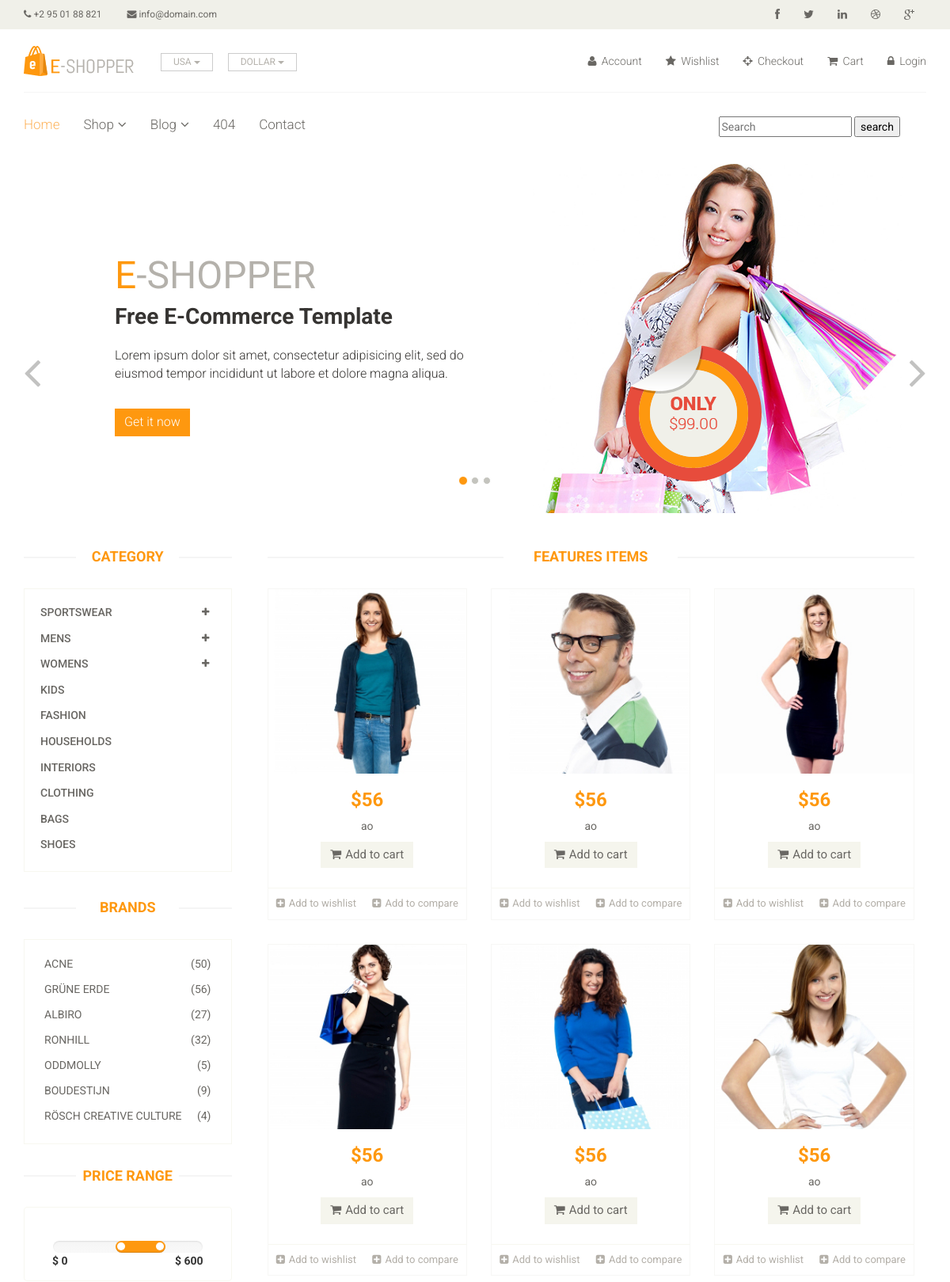
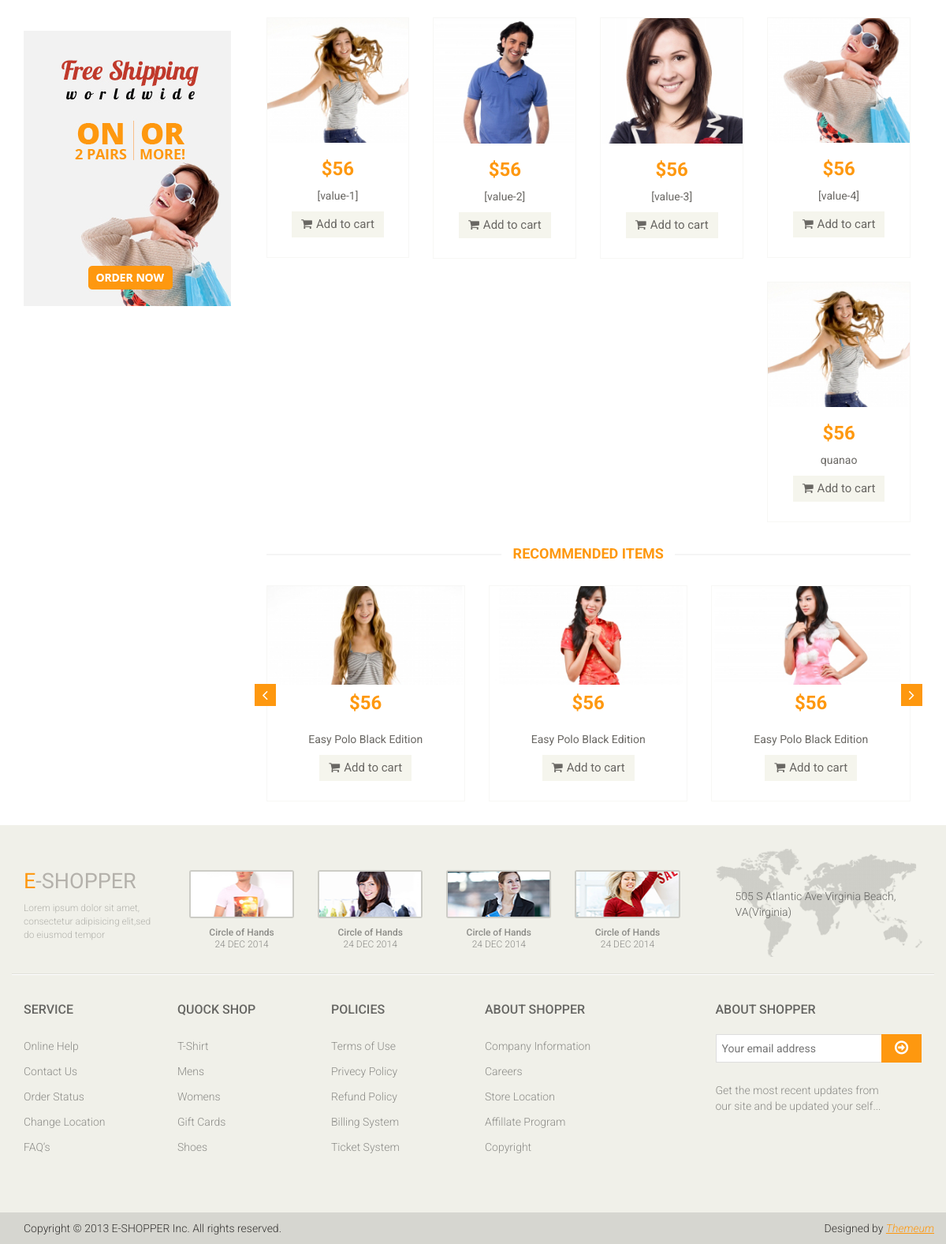
The app's page /user/index.php with its own data (2 pictures, top to bottom).
### tables this page shows
CREATE TABLE `product` (
  `id` int(11) NOT NULL,
  `catalog_id` int(11) DEFAULT NULL,
  `name` varchar(50) DEFAULT NULL,
  `price` decimal(15,0) DEFAULT NULL,
  `amount` int(11) DEFAULT NULL,
  `img_link` varchar(50) DEFAULT NULL,
  `content` text DEFAULT NULL
);

CREATE TABLE `product_2` (
  `id` int(11) DEFAULT NULL,
  `catalog_id` int(11) DEFAULT NULL,
  `name` varchar(50) DEFAULT NULL,
  `price` decimal(15,0) DEFAULT NULL,
  `img_link` varchar(50) DEFAULT NULL
);

### user/view/V_trangchu.php (the view, shortened to what the rows shown need)
<!DOCTYPE html>
<html lang="en">
<head>
    <link href="public/fronend/css/bootstrap.min.css" rel="stylesheet">
    <link href="public/fronend/css/font-awesome.min.css" rel="stylesheet">
    <link href="public/fronend/css/prettyPhoto.css" rel="stylesheet">
    <link href="public/fronend/css/price-range.css" rel="stylesheet">
    <link href="public/fronend/css/animate.css" rel="stylesheet">
	<link href="public/fronend/css/main.css" rel="stylesheet">
	<link href="public/fronend/css/responsive.css" rel="stylesheet">
</head>
<body>
	<section id="slider">
		<div class="container">
			<div class="row">
				<div class="col-sm-12">
					<div id="slider-carousel" class="carousel slide" data-ride="carousel">
						<div class="carousel-inner">
							<div class="item active">
								<div class="col-sm-6">
									<h1><span>E</span>-SHOPPER</h1>
									<h2>Free E-Commerce Template</h2>
								</div>
							</div>
						</div>
					</div>
				</div>
			</div>
		</div>
	</section>
	<section>
		<div class="container">
			<div class="row">
				<div class="col-sm-3">
					<div class="left-sidebar">
						<h2>Category</h2>
						<div class="brands_products">
							<h2>Brands</h2>
						</div>
						<div class="price-range">
							<h2>Price Range</h2>
						</div>
					</div>
				</div>
				<div class="col-sm-9 padding-right">
<div class="features_items">
						<h2 class="title text-center">Features Items</h2>
						<?php	foreach ($product as $key => $value) {?>
						<div class="col-sm-4">
							<div class="product-image-wrapper">
								<div class="single-products">
										<div class="productinfo text-center">
											<img src="<?php echo $value['img_link']; ?>" alt="" />
											<h2>$56</h2>
											<p><?php echo $value['name']; ?></p>
											<a href="?controller=add_cart&id=<?php echo $value['id'] ?>" class="btn btn-default add-to-cart"><i class="fa fa-shopping-cart"></i>Add to cart</a>
										</div>
								</div>
								<div class="choose">
									<ul class="nav nav-pills nav-justified">
										<li><a href="#"><i class="fa fa-plus-square"></i>Add to wishlist</a></li>
										<li><a href="#"><i class="fa fa-plus-square"></i>Add to compare</a></li>
									</ul>
								</div>
							</div>
						</div>
						<?php  } ?>
	</div>
  <div class="category-tab">
						<?php foreach ($product_2 as $key => $value) {?>
						<div class="//tab-content">
							<div class="tab-pane fade active in"  >
								<div class="col-sm-3">
									<div class="product-image-wrapper">
										<div class="single-products">
											<div class="productinfo text-center">
												<a href="?controller=chitiet&id=<?php echo $value['id'] ?>"><img src="<?php echo $value['img_link']; ?>" alt="" /></a>
												<h2>$56</h2>
												<p><?php echo $value['name']; ?> </p>
												<a href="?controller=add_cart&id=<?php echo $value['id'] ?>" class="btn btn-default add-to-cart"><i class="fa fa-shopping-cart"></i>Add to cart</a>
											</div>
										</div>
									</div>
								</div>
								</div>
							</div>
					<?php	} ?>
					</div>
                    <div class="recommended_items">
						<h2 class="title text-center">recommended items</h2>
						<div id="recommended-item-carousel" class="carousel slide" data-ride="carousel">
							<div class="carousel-inner">
								<div class="item active">
									<div class="col-sm-4">
										<div class="product-image-wrapper">
											<div class="single-products">
												<div class="productinfo text-center">
													<h2>$56</h2>
												</div>
											</div>
										</div>
									</div>
									<div class="col-sm-4">
										<div class="product-image-wrapper">
											<div class="single-products">
												<div class="productinfo text-center">
													<h2>$56</h2>
												</div>
											</div>
										</div>
									</div>
									<div class="col-sm-4">
										<div class="product-image-wrapper">
											<div class="single-products">
												<div class="productinfo text-center">
													<h2>$56</h2>
												</div>
											</div>
										</div>
									</div>
								</div>
							</div>
						</div>
					</div>
				</div>
			</div>
		</div>
	</section>
	<footer id="footer">
		<div class="footer-top">
			<div class="container">
				<div class="row">
					<div class="col-sm-2">
						<div class="companyinfo">
							<h2><span>e</span>-shopper</h2>
						</div>
					</div>
					<div class="col-sm-7">
						<div class="col-sm-3">
							<div class="video-gallery text-center">
								<h2>24 DEC 2014</h2>
							</div>
						</div>
						<div class="col-sm-3">
							<div class="video-gallery text-center">
								<h2>24 DEC 2014</h2>
							</div>
						</div>
						<div class="col-sm-3">
							<div class="video-gallery text-center">
								<h2>24 DEC 2014</h2>
							</div>
						</div>
						<div class="col-sm-3">
							<div class="video-gallery text-center">
								<h2>24 DEC 2014</h2>
							</div>
						</div>
					</div>
				</div>
			</div>
		</div>
		<div class="footer-widget">
			<div class="container">
				<div class="row">
					<div class="col-sm-2">
						<div class="single-widget">
							<h2>Service</h2>
						</div>
					</div>
					<div class="col-sm-2">
						<div class="single-widget">
							<h2>Quock Shop</h2>
						</div>
					</div>
					<div class="col-sm-2">
						<div class="single-widget">
							<h2>Policies</h2>
						</div>
					</div>
					<div class="col-sm-2">
						<div class="single-widget">
							<h2>About Shopper</h2>
						</div>
					</div>
					<div class="col-sm-3 col-sm-offset-1">
						<div class="single-widget">
							<h2>About Shopper</h2>
						</div>
					</div>
				</div>
			</div>
		</div>
	</footer>
</body>
</html>

### records on screen
product: img_link (picture), name "ao"
product: img_link (picture), name "ao"
product: img_link (picture), name "ao"
product: img_link (picture), name "ao"
product: img_link (picture), name "ao"
product: img_link (picture), name "ao"
product_2: img_link (picture), name "[value-1]"
product_2: img_link (picture), name "[value-2]"
product_2: img_link (picture), name "[value-3]"
product_2: img_link (picture), name "[value-4]"
product_2: img_link (picture), name "quanao"
